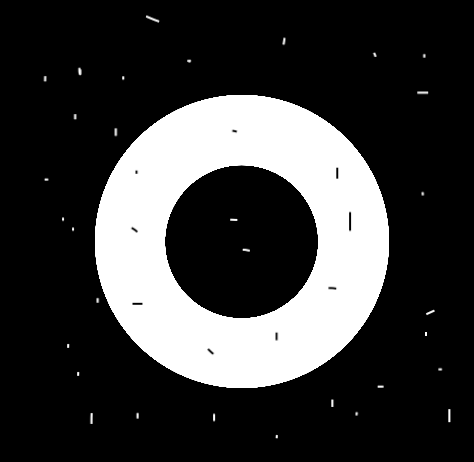
#> input picture Circle.png, 474 x 462 px, found by its file name
$ python 'Morphological Gradient.py'
#> lines starting #> are read from the running program, lines starting #| are printed output that depends on the picture
import cv2
import numpy as np

image = cv2.imread('Images/Circle.png', 0)
#> image is the input picture: shape (462, 474); min 0, max 255, mean 58.1
cv2.imshow('Original', image)

kernel = np.ones((3,3), np.uint8)
Gradient = cv2.morphologyEx(image, cv2.MORPH_GRADIENT, kernel)
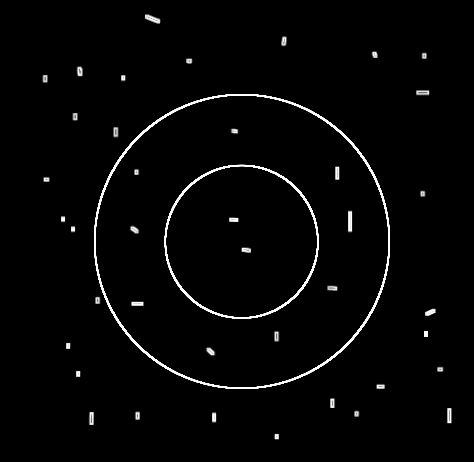
#> Gradient: shape (462, 474); min 0, max 255, mean 5.7
cv2.imshow("Gradient", Gradient)
cv2.waitKey(0)
cv2.destroyAllWindows()

$ run again, with 1.png copied over Circle.png
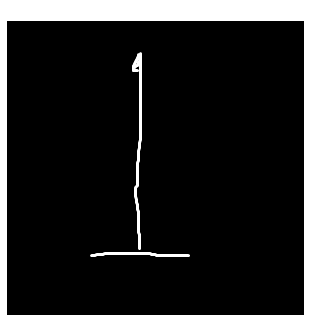
#> input picture 1.png, 311 x 315 px, found by its file name
#> image is the input picture: shape (315, 311); min 0, max 255, mean 30.3
#> `Gradient = cv2.morphologyEx(image, cv2.MORPH_GRADIENT, kernel)`:
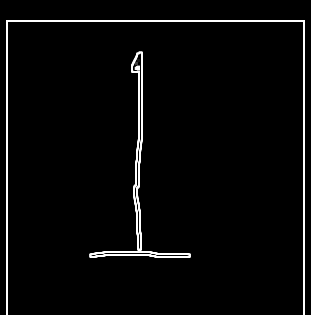
#> Gradient: shape (315, 311); min 0, max 255, mean 8

$ run again, with 7.png copied over Circle.png
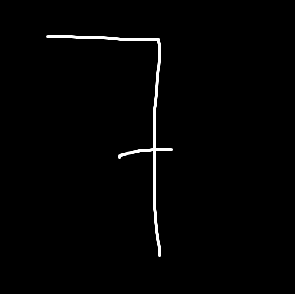
#> input picture 7.png, 305 x 294 px, found by its file name
#> image is the input picture: shape (294, 305); min 0, max 255, mean 11.7
#> `Gradient = cv2.morphologyEx(image, cv2.MORPH_GRADIENT, kernel)`:
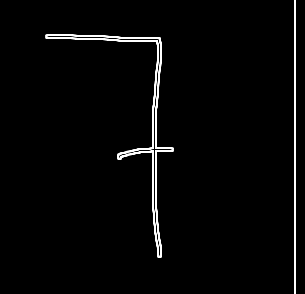
#> Gradient: shape (294, 305); min 0, max 255, mean 6.3

$ run again, with 5.jpg saved as Circle.png
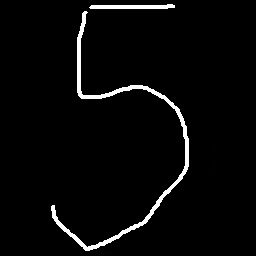
#> input picture 5.jpg, 256 x 256 px, found by its file name
#> image is the input picture: shape (256, 256); min 0, max 255, mean 8.3
#> `Gradient = cv2.morphologyEx(image, cv2.MORPH_GRADIENT, kernel)`:
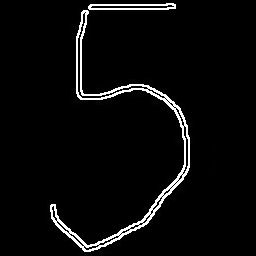
#> Gradient: shape (256, 256); min 0, max 255, mean 10.2
